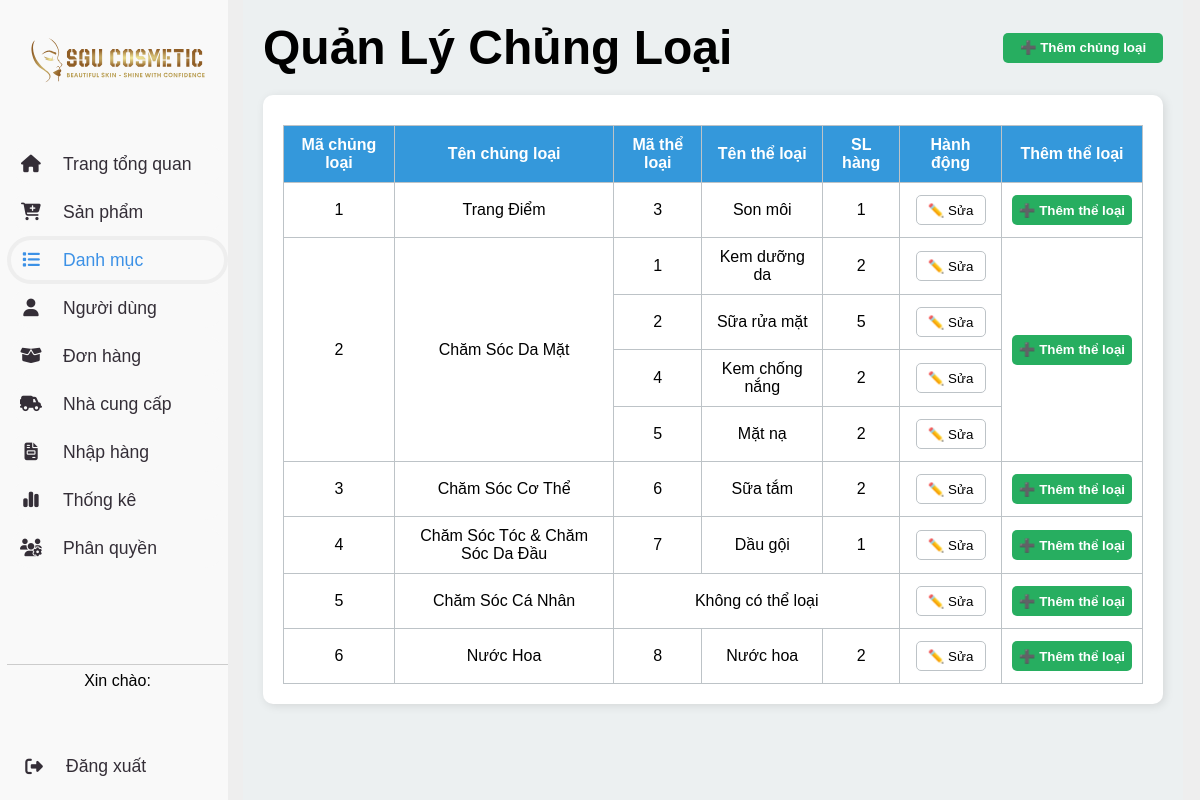
The app's page /admin.php?page=category with its own data.
### tables this page shows
CREATE TABLE theloai (
    matheloai INT PRIMARY KEY,
    tentheloai VARCHAR(50),
    machungloai INT,
    FOREIGN KEY (machungloai) REFERENCES chungloai(machungloai)
);

CREATE TABLE `chungloai` (
    `machungloai` int PRIMARY key,
    `tenchungloai` varchar(50) DEFAULT NULL,
    `hinhanh` varchar(255) DEFAULT NULL
);

### database/connect.php (called while the page is built, shortened)
<?php
class database
{
    private $host = "localhost";
    private $dbname = "webbanhang";
    private $username = "root";
    private $password = "";
    private $conn;
    public function __construct()
    {
        $this->conn = new mysqli($this->host, $this->username, $this->password, $this->dbname);
    }
    public function getConnection()
    {
        return $this->conn;
    }
}

### Model/CategoryModel.php (called while the page is built, shortened)
<?php
require_once __DIR__ . '/../database/connect.php';
class CategoryModel {
    private $conn;
    public function __construct() {
        $db = new database();
        $this->conn = $db->getConnection();
    }
    public function getChungLoaiWithTheLoaiAndProductCount() {
        $sql = "
            SELECT
                cl.machungloai,
                cl.tenchungloai,
                tl.matheloai,
                tl.tentheloai,
                COUNT(sp.product_id) AS so_sanpham
            FROM  chungloai cl
            LEFT JOIN theloai tl ON cl.machungloai = tl.machungloai
            LEFT JOIN sanpham sp ON tl.matheloai = sp.matheloai AND sp.status = 1
            GROUP BY cl.machungloai, cl.tenchungloai, tl.matheloai, tl.tentheloai
            ORDER BY cl.machungloai, tl.matheloai
        ";
        $result = $this->conn->query($sql);
        $data = [];
        while ($row = $result->fetch_assoc()) {
            $data[] = $row;
        }
        return $data;
    }
}
?>

### handles/CategoryController.php (called while the page is built, shortened)
<?php
require_once __DIR__ . '/../Model/CategoryModel.php';
function getCategoryData() {
    $model = new CategoryModel();
    return $model->getChungLoaiWithTheLoaiAndProductCount();
}

### category.php (the view, shortened to what this page needs)
<?php
require_once "handles/CategoryController.php";
$category_data = getCategoryData();
?>
<!DOCTYPE html>
<html lang="en">
<head>
    <link rel="stylesheet" href="css/admin_category.css">
</head>
<body>
    <main class="main-content">
        <header>
            <h1>Quản Lý Chủng Loại </h1>
            <button class="add-chungloai-btn">➕ Thêm chủng loại</button>
        </header>
        <section class="chungloai-list">
            <table>
                <thead>
                    <tr>
                        <th>Mã chủng loại</th>
                        <th>Tên chủng loại</th>
                        <th>Mã thể loại</th>
                        <th>Tên thể loại</th>
                        <th>SL hàng</th>
                        <th>Hành động</th>
                        <th>Thêm thể loại</th>
                    </tr>
                </thead>
                <tbody>
                    <?php
                        $temp_rows = [];
                        foreach ($category_data as $index => $row) {
                            $curr_chungloai = $row["machungloai"];
                            $temp_rows[$curr_chungloai][] = $row;
                        }
                        foreach ($temp_rows as $machungloai => $rows) {
                            $first = true;
                            $has_theloai = !empty($rows[0]['matheloai']);
                            if (!$has_theloai) {
                                echo "<tr>";
                                echo "<td>{$rows[0]['machungloai']}</td>";
                                echo "<td>{$rows[0]['tenchungloai']}</td>";
                                echo "<td colspan='3'>Không có thể loại</td>";
                                echo "<td>";
                                echo "<a href='admin.php?page=category&act=edit_chungloai&id={$rows[0]['machungloai']}'
                                        data-machungloai='{$rows[0]['machungloai']}'
                                        data-tenchungloai='" . htmlspecialchars($rows[0]['tenchungloai'], ENT_QUOTES, 'UTF-8') . "'>
                                        <button class='edit-chungloai-btn'>✏️ Sửa</button></a>";
                                echo "</td>";
                                echo "<td>";
                                echo "<a href='admin.php?page=category&act=add_type&cl_id={$rows[0]['machungloai']}'
                                        data-machungloai='{$rows[0]['machungloai']}'
                                        data-tenchungloai='{$rows[0]['tenchungloai']}'>
                                        <button class='add-theloai-btn'>➕ Thêm thể loại</button></a>";
                                echo "</td>";
                                echo "</tr>";
                                continue;
                            }
                            $rowspan = count($rows);
                            foreach ($rows as $r) {
                                echo "<tr>";
                                if ($first) {
                                    echo "<td rowspan='{$rowspan}'>{$r['machungloai']}</td>";
                                    echo "<td rowspan='{$rowspan}'>{$r['tenchungloai']}</td>";
                                }
                                echo "<td>{$r['matheloai']}</td>";
                                echo "<td>{$r['tentheloai']}</td>";
                                echo "<td>{$r['so_sanpham']}</td>";
                                echo "<td>";
                                echo "<a href='admin.php?page=category&act=edit_type&id={$r['matheloai']}'
                                        data-machungloai='{$r['machungloai']}'
                                        data-tenchungloai='{$r['tenchungloai']}'
                                        data-matheloai='{$r['matheloai']}'
                                        data-tentheloai='{$r['tentheloai']}'
                                        data-so-sanpham='{$r['so_sanpham']}'>
                                        <button class='edit-theloai-btn'>✏️ Sửa</button></a>";
                                echo "</td>";
                                if ($first) {
                                    echo "<td rowspan='{$rowspan}'>
                                            <a href='admin.php?page=category&act=add_type&cl_id={$r['machungloai']}'
                                            data-machungloai='{$r['machungloai']}'
                                            data-tenchungloai='{$r['tenchungloai']}'>
                                            <button class='add-theloai-btn'>➕ Thêm thể loại</button></a>
                                        </td>";
                                    $first = false;
                                }
                                echo "</tr>";
                            }
                        }
                    ?>
                </tbody>
            </table>
        </section>
    </main>
</body>
</html>

### css/admin.css (style rules this page uses)
* { box-sizing: border-box; margin: 0; }
body { background-color: var(--grey); font-family: Arial, sans-serif; }
:root { --green: #098d1f; --blue: #3C91E6; --grey: #eee; --dark: #342E37; --light: #F9F9F9; }

### css/admin_category.css (style rules this page uses)
* { margin: 0; padding: 0; box-sizing: border-box; font-family: Arial, sans-serif; }
a { text-decoration: none; }
.main-content { padding: 20px; background: #ECF0F1; min-height: 100vh; }
header { display: flex; justify-content: space-between; align-items: center; font-size: 24px; margin-bottom: 20px; }
.add-chungloai-btn, .add-theloai-btn { background: #27AE60; color: white; border: none; width: 160px; height: 30px; border-radius: 5px; cursor: pointer; font-weight: 600; }
.add-theloai-btn { width: 120px; height: 30px; }
.chungloai-list { background: white; padding: 20px; border-radius: 10px; box-shadow: 2px 2px 10px rgba(0, 0, 0, 0.1); }
table { width: 100%; border-collapse: collapse; margin-top: 10px; }
th, td { border: 1px solid #BDC3C7; padding: 10px; text-align: center; }
td[rowspan] > a { display: flex; justify-content: center; align-items: center; height: 100%; }
th { background: #3498DB; color: white; }
.edit-theloai-btn, .edit-chungloai-btn, .delete-theloai-btn, .delete-chungloai-btn { border: none; width: 70px; height: 30px; cursor: pointer; border-radius: 5px; border: 1px solid #BDC3C7; margin: 2px; background: white; }

### records on screen
theloai: machungloai.machungloai "1", machungloai.tenchungloai "Trang Điểm", matheloai "3", tentheloai "Son môi", so_sanpham "1"
theloai: machungloai.machungloai "2", machungloai.tenchungloai "Chăm Sóc Da Mặt", matheloai "1", tentheloai "Kem dưỡng da", so_sanpham "2"
theloai: matheloai "2", tentheloai "Sữa rửa mặt", so_sanpham "5"
theloai: matheloai "4", tentheloai "Kem chống nắng", so_sanpham "2"
theloai: matheloai "5", tentheloai "Mặt nạ", so_sanpham "2"
theloai: machungloai.machungloai "3", machungloai.tenchungloai "Chăm Sóc Cơ Thể", matheloai "6", tentheloai "Sữa tắm", so_sanpham "2"
theloai: machungloai.machungloai "4", machungloai.tenchungloai "Chăm Sóc Tóc & Chăm Sóc Da Đầu", matheloai "7", tentheloai "Dầu gội", so_sanpham "1"
chungloai: machungloai "5", tenchungloai "Chăm Sóc Cá Nhân"
theloai: machungloai.machungloai "6", machungloai.tenchungloai "Nước Hoa", matheloai "8", tentheloai "Nước hoa", so_sanpham "2"
